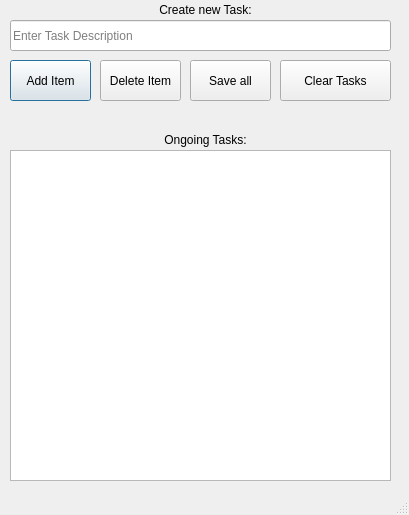
<?xml version="1.0" encoding="UTF-8"?>
<ui version="4.0">
 <class>MainWindow</class>
 <widget class="QMainWindow" name="MainWindow">
  <property name="geometry">
   <rect>
    <x>0</x>
    <y>0</y>
    <width>409</width>
    <height>515</height>
   </rect>
  </property>
  <property name="windowTitle">
   <string>To-Do List</string>
  </property>
  <widget class="QWidget" name="centralwidget">
   <widget class="QPushButton" name="additem_pushButton">
    <property name="geometry">
     <rect>
      <x>10</x>
      <y>60</y>
      <width>81</width>
      <height>41</height>
     </rect>
    </property>
    <property name="text">
     <string>Add Item</string>
    </property>
    <property name="autoDefault">
     <bool>true</bool>
    </property>
    <property name="default">
     <bool>true</bool>
    </property>
   </widget>
   <widget class="QPushButton" name="deleteitem_pushButton_2">
    <property name="geometry">
     <rect>
      <x>100</x>
      <y>60</y>
      <width>81</width>
      <height>41</height>
     </rect>
    </property>
    <property name="text">
     <string>Delete Item</string>
    </property>
   </widget>
   <widget class="QPushButton" name="clearall_pushButton_3">
    <property name="geometry">
     <rect>
      <x>280</x>
      <y>60</y>
      <width>111</width>
      <height>41</height>
     </rect>
    </property>
    <property name="text">
     <string>Clear Tasks</string>
    </property>
   </widget>
   <widget class="QListWidget" name="mylist_listWidget">
    <property name="geometry">
     <rect>
      <x>10</x>
      <y>150</y>
      <width>381</width>
      <height>331</height>
     </rect>
    </property>
   </widget>
   <widget class="QLabel" name="createtask_label">
    <property name="geometry">
     <rect>
      <x>0</x>
      <y>0</y>
      <width>411</width>
      <height>20</height>
     </rect>
    </property>
    <property name="text">
     <string>Create new Task:</string>
    </property>
    <property name="alignment">
     <set>Qt::AlignCenter</set>
    </property>
   </widget>
   <widget class="QLabel" name="ongoingtasks_label">
    <property name="geometry">
     <rect>
      <x>0</x>
      <y>130</y>
      <width>411</width>
      <height>20</height>
     </rect>
    </property>
    <property name="text">
     <string>Ongoing Tasks:</string>
    </property>
    <property name="alignment">
     <set>Qt::AlignCenter</set>
    </property>
   </widget>
   <widget class="QLineEdit" name="lineEdit">
    <property name="geometry">
     <rect>
      <x>10</x>
      <y>20</y>
      <width>381</width>
      <height>31</height>
     </rect>
    </property>
    <property name="placeholderText">
     <string>Enter Task Description</string>
    </property>
   </widget>
   <widget class="QPushButton" name="save_pushButton_4">
    <property name="geometry">
     <rect>
      <x>190</x>
      <y>60</y>
      <width>81</width>
      <height>41</height>
     </rect>
    </property>
    <property name="text">
     <string>Save all</string>
    </property>
   </widget>
  </widget>
  <widget class="QMenuBar" name="menubar">
   <property name="geometry">
    <rect>
     <x>0</x>
     <y>0</y>
     <width>409</width>
     <height>21</height>
    </rect>
   </property>
  </widget>
  <widget class="QStatusBar" name="statusbar"/>
 </widget>
 <resources/>
 <connections/>
</ui>
